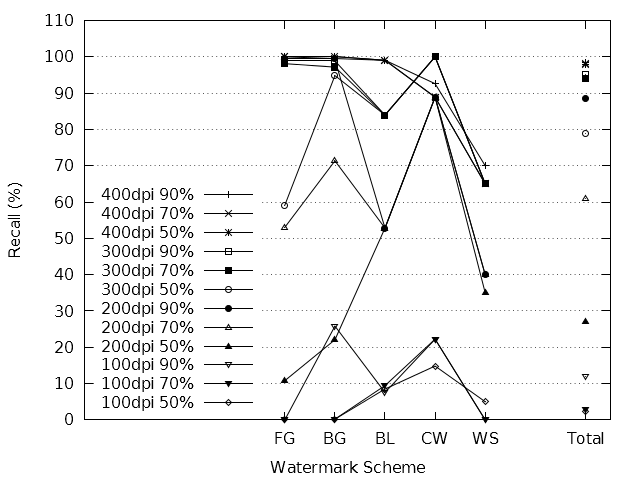

Write gnuplot code to recreate this figure.
terminal = "pngcairo"
output = "recall-all.png"

if (!exists("input")) input = "prc-all.dat"

set datafile missing "NaN"
stats input using 4 nooutput

if (!exists("fileCount")) {
	fileCount = STATS_blocks
}

if (!exists("schemeCount")) {
	schemeCount = (STATS_records + STATS_invalid) / STATS_blocks
}

if (exists("terminal")) {
	set terminal terminal mono solid
}
else {
	set terminal windows monochrome solid
}

if (exists("output")) set output output

#set title "Watermark Recall Across Visibilities for Combined Schemes"
set style data linespoints
set key autotitle columnhead left bottom

set ylabel "Recall (%)"
set yrange [ 0 : 110 ]
set ytics 10
set grid ytics

set xlabel "Watermark Scheme"
set xrange [ -4.0 : schemeCount - 0.5 ]

plot for [ i = 1 : fileCount ] input using 4 : xticlabels(1) index i - 1
